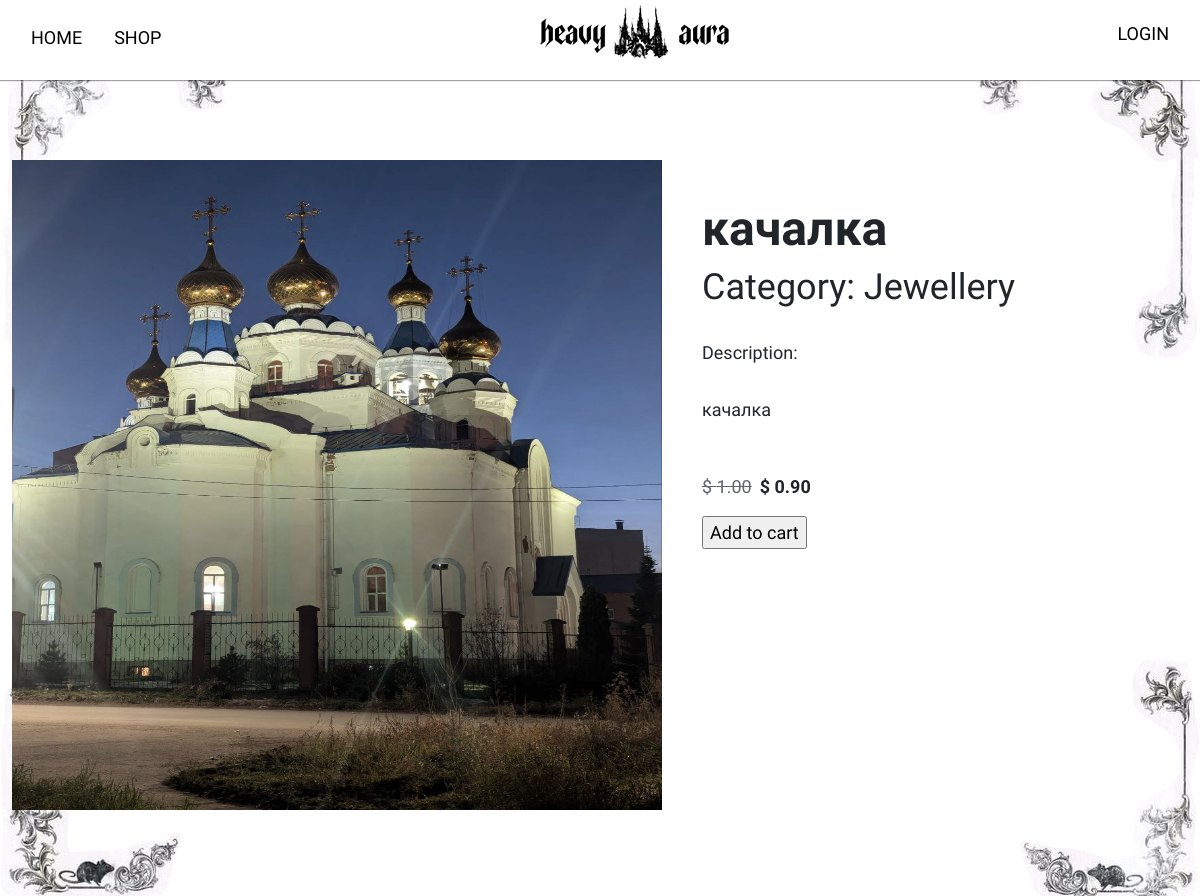
Before: /shop/xui/ with the older database file.
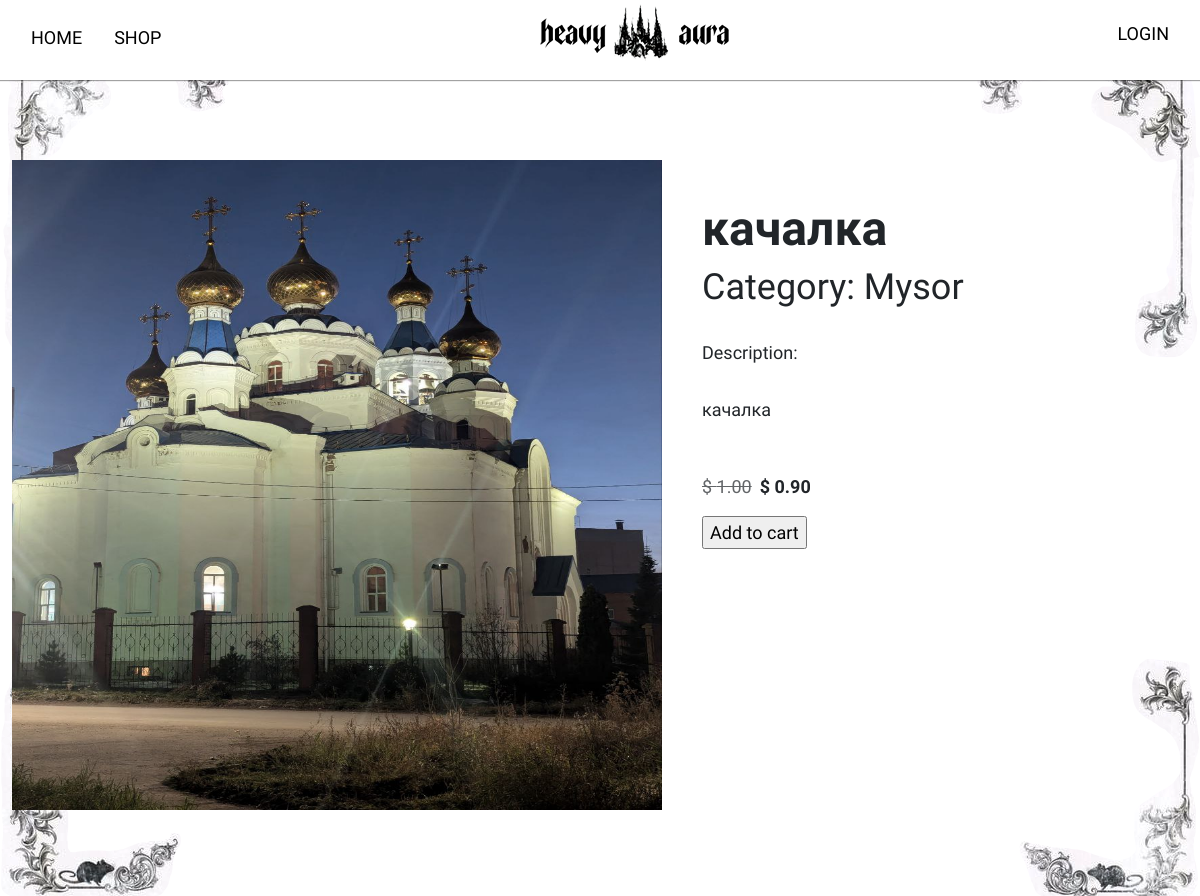
After: the same page with the newer database file.
### main/models.py (models this page shows, shortened)
class Product(models.Model):
    category = models.ForeignKey(Category,
                                 related_name='products',
                                 on_delete=models.CASCADE)
    name = models.CharField(max_length=50)
    slug = models.SlugField(max_length=50)
    image = models.ImageField(upload_to='products/%Y/%m/%d',
                              blank=True)
    description = models.TextField(blank=True)
    price = models.DecimalField(max_digits=10,
                                decimal_places=2)
    available = models.BooleanField(default=True)
    created = models.DateTimeField(auto_now_add=True)
    updated = models.DateTimeField(auto_now=True)
    discount = models.DecimalField(default=0.00, max_digits=4,
                                   decimal_places=2)
    class Meta:
        ordering = ['name']
        indexes = [
            models.Index(fields=['id', 'slug']),
            models.Index(fields=['name']),
            models.Index(fields=['-created']),
        ]
    def sell_price(self):
        if self.discount:
            return round(self.price - self.price * self.discount / 100, 2)
        return self.price

class Category(models.Model):
    name = models.CharField(max_length=20,
                            unique=True)
    slug = models.SlugField(max_length=20,
                            unique=True)
    class Meta:
        ordering = ['name']
        indexes = [models.Index(fields=['name'])]
        verbose_name = 'category'
        verbose_name_plural = 'categories'
    def __str__(self):
        return self.name

### main/views.py (the view)
# urls.py: path('shop/<slug:slug>/', views.product_detail,
def product_detail(request, slug):
    product = get_object_or_404(Product,
                                slug=slug,
                                available=True)
    return render(request,
                  'main/product/detail.html',
                  {'product': product})

### main/templates/main/product/detail.html (shortened to what this page needs)
{% extends "main/base.html" %}
{% load static %}
{% block content %}
    <div class="detail-product d-flex">
        <div class="detail-img">
            <img src="{% if product.image %}{{ product.image.url }}{% else %}{% static 'img/noimage.jpg' %}{% endif %}" alt="" class="detail-image">
        </div>
        <div class="detail-description">
            <h2>{{ product.name }}</h2>
            <h3>Category: {{ product.category }}</h3>
            <p>Description: {{ product.description|linebreaks }}</p>
            {% if product.discount %}
                <div class="cart-discount d-flex gap-2">
                    <p class="line">$ {{ product.price }}</p>
                    <p>$ {{ product.sell_price }}</p>
                </div>
            {% else %}
                <p class="price">$ {{ product.price }}</p>
            {% endif %}
            <form action="{% url "cart:cart_add" product.id %}" class="qform" method="post">
                <input type="submit" class="add-to-cart-btn" value="Add to cart">
            </form>
        </div>
    </div>
{% endblock content %}

Changed rows visible on the page:
changed Product "качалка": category "Jewellery" → "Mysor"
